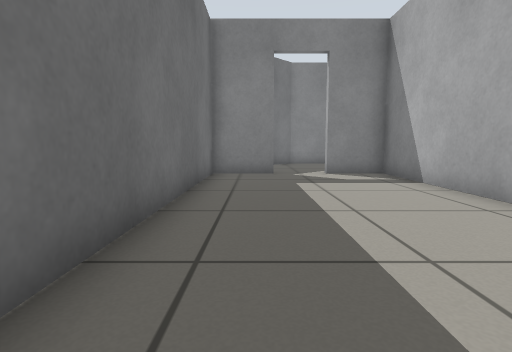
view 1 (above)

17 first-person views from a walk through a robot-simulator world made for Gazebo. The camera is 0.5 m above the floor, tilts 6° down and sees 80° across. The floor is counted in squares, 0.5 m on a side. Each view is taken from the middle of a square. On the plan, view 1 faces up. The plan holds only what a view shows up to about 12 squares ahead; the rest is blank.

view 2
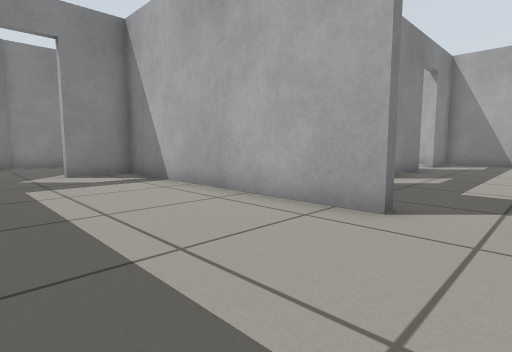

view 3
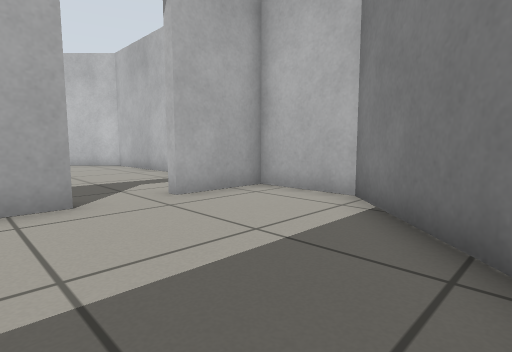

view 4
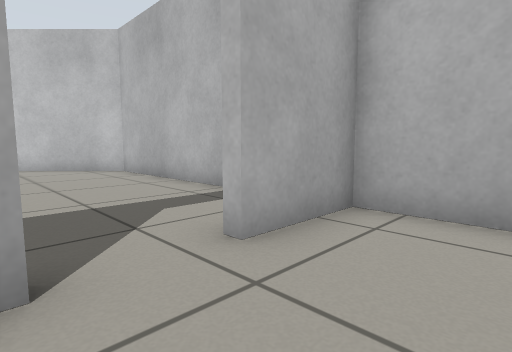

view 5
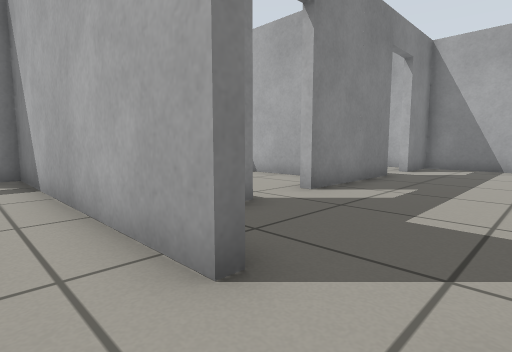

view 6
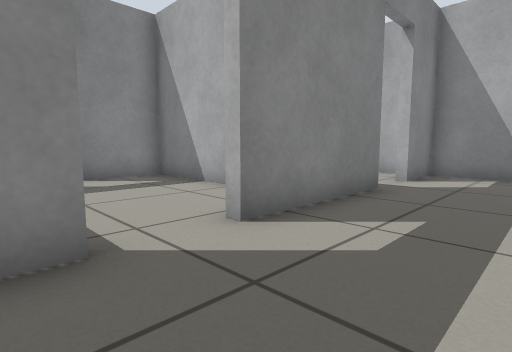

view 7
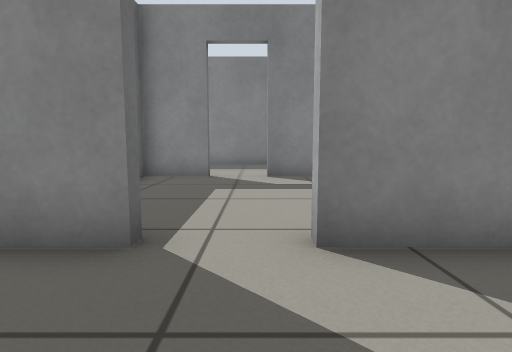

view 8
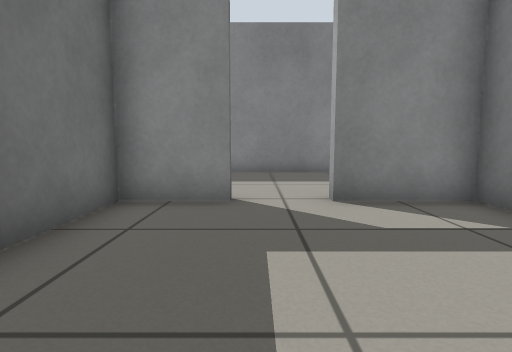

view 9
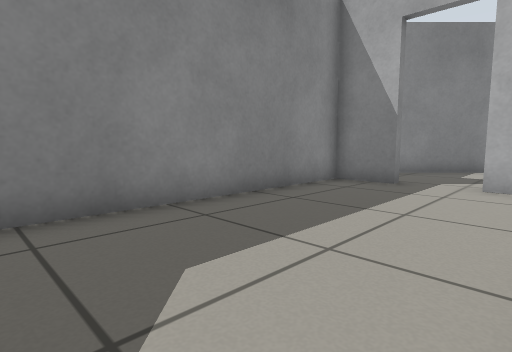

view 10
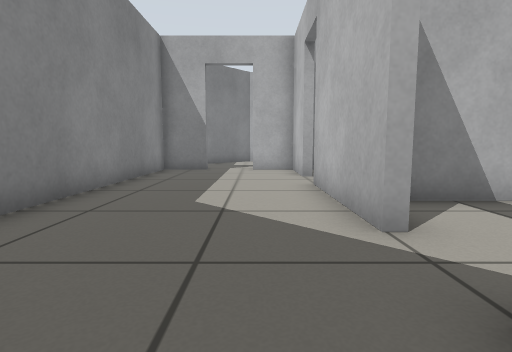

view 11
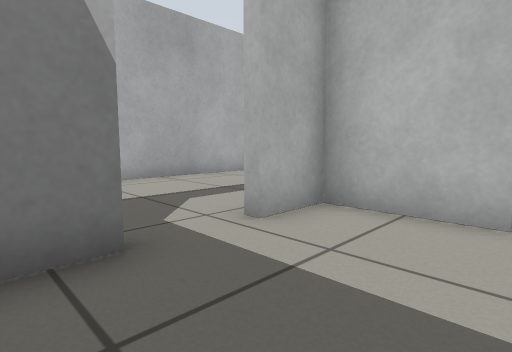

view 12
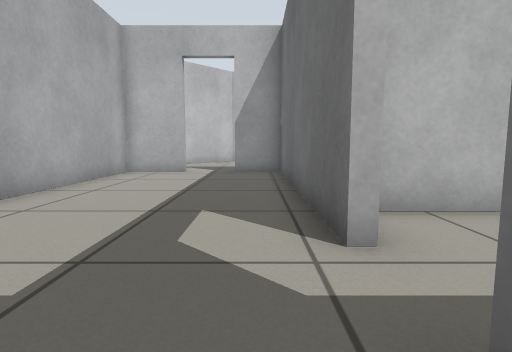

view 13
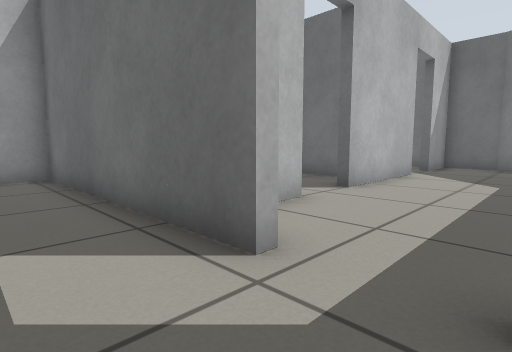

view 14
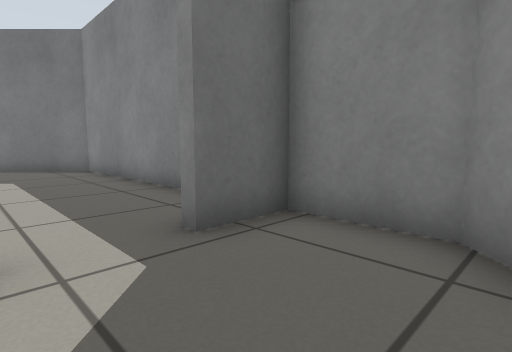

view 15
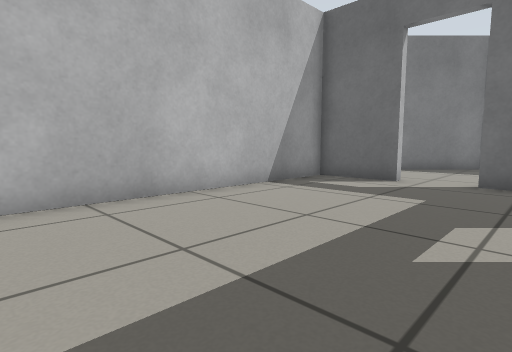

view 16
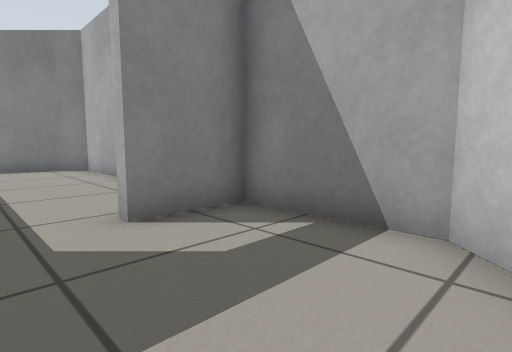

view 17
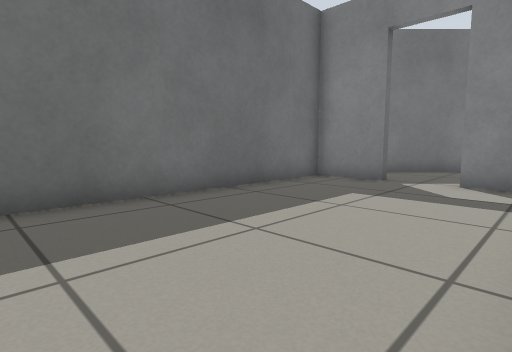

### Floor plan
Ten units are one square. View 1 is at (0, 0); x grows to the right and y downward. Boxes are objects, and circles mark ways between rooms. Rooms are numbered by the first view taken in them; rooms with no view inside come last. Other rooms are left out.
<svg viewBox="-20 -161 191 191">
<path fill="none" stroke="#000" d="M43 -16 43 -103 24 -103M6 -103 -15 -103 -15 -8 18 25 43 25 43 0M129 -39 86 -39M68 -39 55 -39M46 0 46 25 133 25 166 -8 166 -39 146 -39M46 -24 46 -16M108 -58 108 -103 82 -103M66 -103 46 -103 46 -78M24 -106 66 -106M82 -106 108 -106 108 -121M108 -139 108 -156 18 -156 -15 -123 -15 -111M-9 -106 6 -106M111 -121 111 -42 128 -42M146 -42 166 -42 166 -123 133 -156 111 -156 111 -139"/>
<circle cx="43" cy="-7" r="3" fill="#2a7"/>
<circle cx="15" cy="-105" r="3" fill="#2a7"/>
<circle cx="75" cy="-40" r="3" fill="#2a7"/>
<circle cx="135" cy="-40" r="3" fill="#2a7"/>
<circle cx="75" cy="-105" r="3" fill="#2a7"/>
<circle cx="110" cy="-130" r="3" fill="#2a7"/>
<text x="20" y="-40">1</text>
<text x="110" y="-10">2</text>
<text x="80" y="-70">3</text>
<text x="50" y="-130">4</text>
<text x="140" y="-90">5</text>
</svg>
Room 1 opens to room 2. Room 1 opens to room 4. Room 2 opens to room 3. Room 2 opens to room 5. Room 3 opens to room 4. Room 4 opens to room 5.

Where each view was taken, in squares from view 1:
view 1: 0 up, 0 right, facing up
view 2: 0 up, 0 right, facing up-right
view 3: 3 up, 1 left, facing down-right
view 4: 2 up, 2 right, facing down-right
view 5: 0 up, 3 right, facing up-right
view 6: 1 up, 6 right, facing up-right
view 7: 1 up, 8 right, facing up
view 8: 5 up, 7 right, facing up
view 9: 11 up, 3 right, facing up-right
view 10: 12 up, 1 left, facing right
view 11: 15 up, 8 right, facing down-right
view 12: 15 up, 12 right, facing down
view 13: 14 up, 13 right, facing down-left
view 14: 12 up, 14 right, facing up-left
view 15: 3 up, 13 right, facing down-left
view 16: 0 up, 13 right, facing up-right
view 17: 2 up, 4 right, facing up-left
